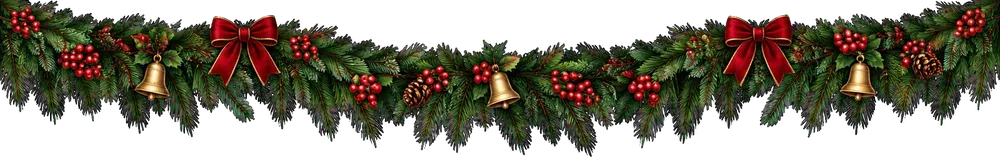
#> input picture assets/art/garland-top.webp, 1000 x 158 px, shrunk from 1600 x 252 before the run
$ python dekey.py ../assets/art/garland-top.webp
#> lines starting #> are read from the running program, lines starting #| are printed output that depends on the picture; after the words box and inside, x2 and y2 are one past the last pixel; in counts of white or black regions, pixels touching at a corner belong together
#!/usr/bin/env python3
"""Tách nền cho ảnh do model ảnh sinh ra.

Model không xuất alpha thật — nó *vẽ* hoạ tiết ca-rô giả-trong-suốt, cạnh ô
thường lẻ nên không dò được theo pha. Ở đây nền được nhận bằng dấu hiệu cục bộ:
trong một cửa sổ nhỏ, vùng ca-rô luôn có đủ cả hai sắc xám đặc trưng, còn mảng
phẳng của vật thể (lông kem, cổ tất trắng) thì không. Vùng nào mang dấu hiệu đó
và nối được ra mép ảnh mới bị coi là nền; phần còn lại lấp lỗ, làm mịn rìa.
"""
import sys
import numpy as np
from PIL import Image, ImageFilter
from scipy import ndimage


def guess_tile(g):
    """Cạnh ô ca-rô (xấp xỉ) từ khoảng cách giữa các chỗ đổi sắc."""
    h, w = g.shape
    lines = [g[2, :], g[6, :], g[h - 3, :], g[h - 7, :], g[:, 2], g[:, 6], g[:, w - 3], g[:, w - 7]]
    runs = []
    for line in lines:
        idx = np.flatnonzero(np.abs(np.diff(line.astype(np.float32))) > 2.5)
        if len(idx) < 3:
            continue
        r = np.diff(idx)
        runs.append(r[(r > 3) & (r < 200)])
    if not runs:
        return None
    runs = np.concatenate(runs)
    if len(runs) < 6:
        return None
    return int(np.median(runs))


def two_levels(g, chroma, tile):
    """Hai sắc xám của ca-rô: hai đỉnh lớn nhất trong histogram vùng ít màu."""
    v = g[(chroma < 14)]
    if v.size < 1000:
        return None
    hist, edges = np.histogram(v, bins=128, range=(0, 256))
    hist = ndimage.uniform_filter1d(hist.astype(np.float32), 3)
    order = np.argsort(hist)[::-1]
    peaks = []
    for i in order:
        c = (edges[i] + edges[i + 1]) / 2
        if all(abs(c - p) > 8 for p in peaks):
            peaks.append(float(c))
        if len(peaks) == 2:
            break
    if len(peaks) < 2 or hist[order[0]] < v.size * 0.02:
        return None
    lo, hi = sorted(peaks)
    return (lo, hi) if hi - lo > 8 else None


def chroma_key(im, tol=90):
    """Nền một màu rực (magenta): khoá theo màu, có khử ám màu ở rìa."""
    a = np.array(im.convert('RGB')).astype(np.float32)
    ring = np.concatenate([a[:3].reshape(-1, 3), a[-3:].reshape(-1, 3),
                           a[:, :3].reshape(-1, 3), a[:, -3:].reshape(-1, 3)])
    bg = np.median(ring, 0)
    if bg.max() - bg.min() < 60:
        return None
    d = np.sqrt(((a - bg) ** 2).sum(2))
    alpha = np.clip((d - tol * 0.45) / (tol * 0.9), 0, 1)
    solid = alpha > 0.85
    solid = ndimage.binary_opening(solid, np.ones((3, 3)))
    lab, n = ndimage.label(solid)
    if n:
        sizes = ndimage.sum(solid, lab, range(1, n + 1))
        solid = np.isin(lab, np.flatnonzero(sizes > max(40.0, sizes.max() * 0.0008)) + 1)
    near = ndimage.binary_dilation(solid, np.ones((3, 3)), iterations=3)
    alpha = np.where(near, alpha, 0.0)
    # khử ám ở rìa bán trong suốt
    rgb = a.copy()
    m = (alpha > 0.05) & (alpha < 0.98)
    if m.any():
        k = alpha[m][:, None]
        rgb[m] = np.clip((a[m] - bg * (1 - k)) / np.maximum(k, 0.25), 0, 255)
    # khử ám màu phông bám vào vật thể (đầu lá thông ánh tím): chỉ động vào
    # pixel có sắc màu gần sắc của phông, nên quả mọng đỏ không bị ảnh hưởng
    order = np.argsort(bg)
    lowc, hi1, hi2 = int(order[0]), int(order[1]), int(order[2])
    import colorsys
    key_h = colorsys.rgb_to_hsv(*(bg / 255.0))[0] * 360.0
    mx = rgb.max(2); mn = rgb.min(2)
    sat = np.where(mx > 0, (mx - mn) / np.maximum(mx, 1e-3), 0)
    hsv_h = np.zeros_like(mx)
    r, g, b = rgb[:, :, 0], rgb[:, :, 1], rgb[:, :, 2]
    delta = np.maximum(mx - mn, 1e-6)
    hsv_h = np.where(mx == r, ((g - b) / delta) % 6,
            np.where(mx == g, ((b - r) / delta) + 2, ((r - g) / delta) + 4)) * 60.0
    dh = np.abs((hsv_h - key_h + 180) % 360 - 180)
    near = (dh < 50) & (sat > 0.10)
    clamp = np.minimum(rgb[:, :, hi1], rgb[:, :, lowc])
    rgb[:, :, hi1] = np.where(near, clamp, rgb[:, :, hi1])
    clamp2 = np.minimum(rgb[:, :, hi2], rgb[:, :, lowc])
    rgb[:, :, hi2] = np.where(near, clamp2, rgb[:, :, hi2])
    return np.dstack([rgb, alpha * 255]).astype(np.uint8)


def background_mask(im):
    a = np.array(im.convert('RGB')).astype(np.float32)
    g = a.mean(2)
    chroma = a.max(2) - a.min(2)
    h, w = g.shape
    cand = np.zeros((h, w), bool)

    tile = guess_tile(g) or 16
    lv = two_levels(g, chroma, tile)
    if lv:
        dark, light = lv
        win = int(max(5, round(tile * 2.2)) | 1)
        lmin = ndimage.minimum_filter(g, win)
        lmax = ndimage.maximum_filter(g, win)
        tol = max(9.0, (light - dark) * 0.35)
        cand |= (np.abs(lmax - light) < tol) & (np.abs(lmin - dark) < tol) & (chroma < 26)

    # viền khung đặc màu: chỉ xét sát mép ảnh
    ring = np.concatenate([a[:2].reshape(-1, 3), a[-2:].reshape(-1, 3),
                           a[:, :2].reshape(-1, 3), a[:, -2:].reshape(-1, 3)])
    rc = np.median(ring, 0)
    band = np.zeros((h, w), bool)
    b = max(4, int(min(h, w) * 0.04))
    band[:b] = band[-b:] = True
    band[:, :b] = band[:, -b:] = True
    cand |= band & (np.sqrt(((a - rc) ** 2).sum(2)) < 20)

    cand = ndimage.binary_closing(cand, np.ones((3, 3)), border_value=1)
    seed = np.zeros((h, w), bool)
    seed[0] = seed[-1] = True
    seed[:, 0] = seed[:, -1] = True
    seed &= cand
    if not seed.any():
        return None
    lab, _ = ndimage.label(cand)
    keep = np.unique(lab[seed & (lab > 0)])
    bg = np.isin(lab, keep[keep > 0])
    # cửa sổ min/max ăn lẹm vào vật thể khoảng nửa cửa sổ -> nhả lại
    bg = ndimage.binary_erosion(bg, np.ones((3, 3)), iterations=max(1, tile // 3), border_value=1)
    return bg


def fill_small_holes(mask, max_frac=0.0015):
    """Lấp lỗ nhỏ (ô ca-rô lọt vào trong vật thể) nhưng GIỮ khoảng hở lớn
    giữa các nhánh lá — nếu lấp hết thì cành thông sẽ dính một mảng trắng."""
    filled = ndimage.binary_fill_holes(mask)
    holes = filled & ~mask
    lab, n = ndimage.label(holes)
    if not n:
        return filled
    sizes = ndimage.sum(holes, lab, range(1, n + 1))
    lim = mask.size * max_frac
    keep = np.flatnonzero(sizes <= lim) + 1
    return mask | np.isin(lab, keep)


def subject_mask(im):
    bg = background_mask(im)
    if bg is None:
        return None
    subj = fill_small_holes(~bg)
    subj = ndimage.binary_opening(subj, np.ones((3, 3)))
    subj = fill_small_holes(subj)
    lab, n = ndimage.label(subj)
    if n:
        sizes = ndimage.sum(subj, lab, range(1, n + 1))
        subj = np.isin(lab, np.flatnonzero(sizes > max(60.0, sizes.max() * 0.0015)) + 1)
    # bỏ mẩu nền xám còn sót lại giữa các nhánh: nhỏ, xám nhạt, không có màu
    a = np.array(im.convert('RGB')).astype(np.float32)
    chroma = a.max(2) - a.min(2)
    lab, n = ndimage.label(subj)
    if n > 1:
        sizes = ndimage.sum(subj, lab, range(1, n + 1))
        big = sizes.max()
        meanchroma = ndimage.mean(chroma, lab, range(1, n + 1))
        drop = [i + 1 for i in range(n) if sizes[i] < big * 0.06 and meanchroma[i] < 22]
        if drop:
            subj = subj & ~np.isin(lab, drop)
    f = subj.mean()
    return None if (f < 0.004 or f > 0.95) else subj


def refine(im, subj, tile):
    """Gọt vành trắng còn sót quanh vật thể: trong vành biên, pixel nào vẫn mang
    đúng sắc của ô ca-rô *và* nằm cạnh vùng có đủ hai sắc thì cắt bỏ."""
    a = np.array(im.convert('RGB')).astype(np.float32)
    g = a.mean(2)
    chroma = a.max(2) - a.min(2)
    lv = two_levels(g, chroma, tile)
    if not lv:
        return subj
    dark, light = lv
    win = int(max(5, tile + 3) | 1)
    lmin = ndimage.minimum_filter(g, win)
    lmax = ndimage.maximum_filter(g, win)
    tol = max(9.0, (light - dark) * 0.35)
    bimodal = (np.abs(lmax - light) < tol) & (np.abs(lmin - dark) < tol)
    ring = subj & ~ndimage.binary_erosion(
        subj, np.ones((3, 3)), iterations=max(2, int(tile * 1.2)), border_value=1)
    bgish = (chroma < 24) & ((np.abs(g - light) < 10) | (np.abs(g - dark) < 10))
    return subj & ~(ring & bgish & bimodal)


def cut(path, out, feather=0.8):
#> called with path = '../assets/art/garland-top.webp', out = '../assets/art/garland-top.webp', feather = 0.8
    im = Image.open(path).convert('RGB')
    ck = chroma_key(im)
#> in chroma_key, `bg = np.median(ring, 0)`: bg = [0, 0, 0]
    if ck is not None:
        Image.fromarray(ck, 'RGBA').save(out, optimize=True)
        return float((ck[:, :, 3] > 128).mean())
    subj = subject_mask(im)
#> in background_mask, `chroma = a.max(2) - a.min(2)`:
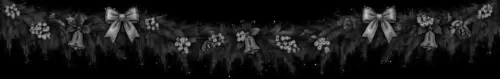
#> chroma: shape (158, 1000) float32 (shown at 1/2 size); min 0, max 198, mean 24
#> the loop in guess_tile, `for line in lines:` made 8 passes
#> after the loop in guess_tile, `for line in lines:`: runs = 8 items
#> in guess_tile, `runs = np.concatenate(runs)`: runs = 38 values, max 57 at index 10, min 4 at index 0, mean 11.92
#> in background_mask, `tile = guess_tile(g) or 16`: tile = 8
#> in two_levels, `hist, edges = np.histogram(v, bins=128, range=(0, 256))`: hist = 128 values, max 48867 at index 0, min 0 at index 70, mean 625.7; edges = 129 values from 0 to 256
#> in two_levels, `hist = ndimage.uniform_filter1d(hist.astype(np.float32), 3)`: hist = 128 values, max 33265.7 at index 0, min 0.333 at index 103, mean 625.7
#> in two_levels, `order = np.argsort(hist)[::-1]`: order = 128 values, max 127 at index 62, min 0 at index 0, mean 63.5
#> the loop in two_levels, `for i in order:` made 5 passes
#> c on passes 1 to 4: 1, 3, 5, 7
#> after the loop in two_levels, `for i in order:`: peaks = [1, 25]
#> in two_levels, `lo, hi = sorted(peaks)`: lo = 1; hi = 25
#> in background_mask, `lv = two_levels(g, chroma, tile)`: lv = (1, 25)
#> in background_mask, `dark, light = lv`: dark = 1; light = 25
#> in background_mask, `win = int(max(5, round(tile * 2.2)) | 1)`: win = 19
#> in background_mask, `lmax = ndimage.maximum_filter(g, win)`:
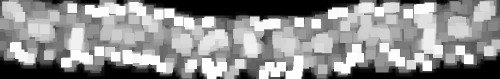
#> lmax: shape (158, 1000) float32 (shown at 1/2 size); min 0, max 255, mean 142.1
#> in background_mask, `tol = max(9.0, (light - dark) * 0.35)`: tol = 9
#> in background_mask, `cand |= (np.abs(lmax - light) < tol) & (np.abs(lmin - dark) < tol) & (..`:
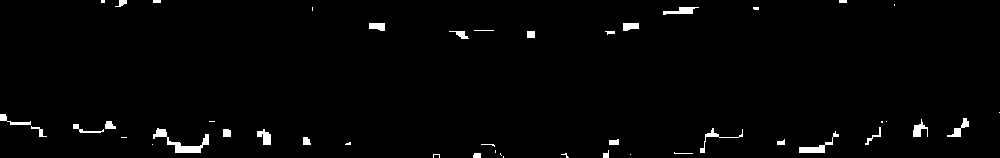
#> cand: shape (158, 1000) bool; 1.7% white; 46 white regions (18 under 20 px), largest, box (x1, y1, x2, y2) and area: (153, 128, 209, 153) 408, (799, 131, 839, 153) 220, (663, 7, 699, 15) 157
#> in background_mask, `rc = np.median(ring, 0)`: rc = [0, 0, 0]
#> in background_mask, `lab, _ = ndimage.label(cand)`:
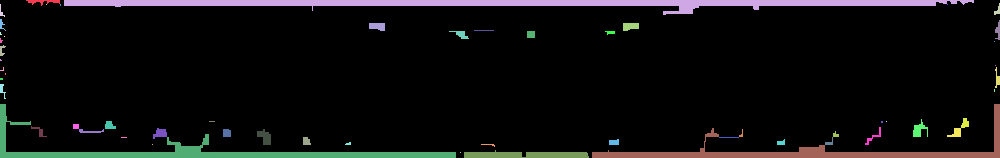
#> lab: shape (158, 1000) int32; 60 distinct labels, from 0 to 59; one colour per label, 0 black
#> in background_mask, `keep = np.unique(lab[seed & (lab > 0)])`: keep = 17 values from 1 to 58
#> in fill_small_holes, `lab, n = ndimage.label(holes)`: n = 1
#> in fill_small_holes, `sizes = ndimage.sum(holes, lab, range(1, n + 1))`: sizes = [6]
#> in fill_small_holes, `keep = np.flatnonzero(sizes <= lim) + 1`: keep = [1]
#> in subject_mask, `lab, n = ndimage.label(subj)`: n = 1
#> in subject_mask, `sizes = ndimage.sum(subj, lab, range(1, n + 1))`: sizes = [149858]
#> in subject_mask, `f = subj.mean()`: f = 0.948
    if subj is None:
        print(f'  ! {path}: không nhận ra nền', file=sys.stderr)
        return None
    g = np.array(im).astype(np.float32).mean(2)
    subj = refine(im, subj, guess_tile(g) or 16)
#> the loop in guess_tile (call 2), `for line in lines:` made 8 passes
#> the loop in two_levels (call 2), `for i in order:` made 5 passes
#> in refine, `lv = two_levels(g, chroma, tile)`: lv = (1, 25)
#> in refine, `dark, light = lv`: dark = 1; light = 25
#> in refine, `lmax = ndimage.maximum_filter(g, win)`:
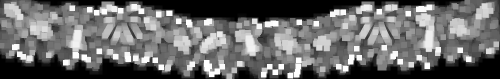
#> lmax: shape (158, 1000) float32 (shown at 1/2 size); min 0, max 255, mean 105.2
#> in refine, `tol = max(9.0, (light - dark) * 0.35)`: tol = 9
    subj = fill_small_holes(subj)
    alpha = np.array(Image.fromarray((subj * 255).astype(np.uint8))
                     .filter(ImageFilter.GaussianBlur(feather))).astype(np.float32)
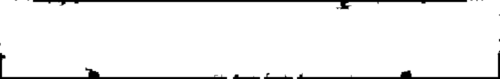
#> alpha: shape (158, 1000) float32 (shown at 1/2 size); min 0, max 255, mean 240.8
    alpha = np.clip((alpha - 70) * (255.0 / 140.0), 0, 255)
    Image.fromarray(np.dstack([np.array(im), alpha.astype(np.uint8)]), 'RGBA').save(out, optimize=True)
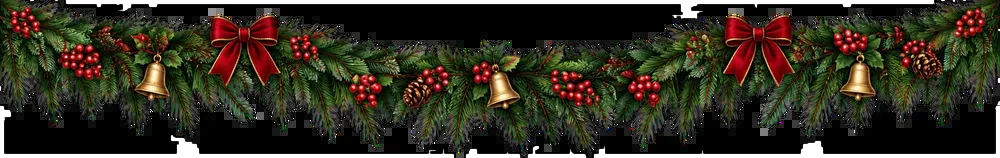
#> saved as garland-top.webp: PIL image 1000x158 RGBA; mean R, G, B, A 39.3, 34.8, 21.7, 240.4; transparent parts drawn white
    return float((alpha > 128).mean())


if __name__ == '__main__':
    for p in sys.argv[1:]:
        r = cut(p, p.replace('.png', '-cut.png'))
#> r = 0.944
        print(f'{p}: subject={r if r is None else round(r, 3)}')
#| ../assets/art/garland-top.webp: subject=0.944

$ run again, on assets/art/pet-cat2.webp
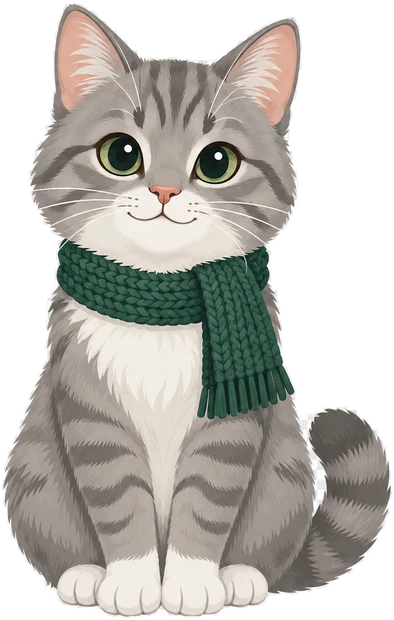
#> input picture assets/art/pet-cat2.webp, 394 x 620 px
#> in chroma_key, `bg = np.median(ring, 0)`: bg = [0, 0, 0]
#> the loop in guess_tile, `for line in lines:` made 8 passes
#> after the loop in guess_tile, `for line in lines:`: runs = [[8, 4, 8], [9, 4, 8], [8, 7, 8, 10, 8, 9, 4, 4, 5, 5], [8, 8, 8, 4, 4, 12, 7, 8, 4, 4, 8, 8, 8], [8, 8, 7, 6, 7, 4, 8, 8, 8], [4, 4, 4, 6, 5], [8, 192, 24, 168, 8, 8, 4, 4, 5, 6, 4, 8, 8], [8, 192, 24, 168, 8, 6, 6, 6, 5, 8]]
#> in guess_tile, `runs = np.concatenate(runs)`: runs = 66 values, max 192 at index 44, min 4 at index 1, mean 17.65
#> tile = 8
#> in two_levels, `hist, edges = np.histogram(v, bins=128, range=(0, 256))`: hist = 128 values, max 70334 at index 0, min 2 at index 20, mean 937.9; edges = 129 values from 0 to 256
#> in two_levels, `hist = ndimage.uniform_filter1d(hist.astype(np.float32), 3)`: hist = 128 values, max 46900.7 at index 0, min 3.33 at index 19, mean 937.9
#> order = 128 values, max 127 at index 2, min 0 at index 0, mean 63.5
#> the loop in two_levels, `for i in order:` made 3 passes
#> c on passes 1 to 2: 1, 3
#> after the loop in two_levels, `for i in order:`: peaks = [1, 255]
#> lo = 1; hi = 255
#> in background_mask, `lv = two_levels(g, chroma, tile)`: lv = (1, 255)
#> in background_mask, `dark, light = lv`: dark = 1; light = 255
#> win = 19
#> in background_mask, `tol = max(9.0, (light - dark) * 0.35)`: tol = 88.9
#> in background_mask, `cand |= (np.abs(lmax - light) < tol) & (np.abs(lmin - dark) < tol) & (..`:
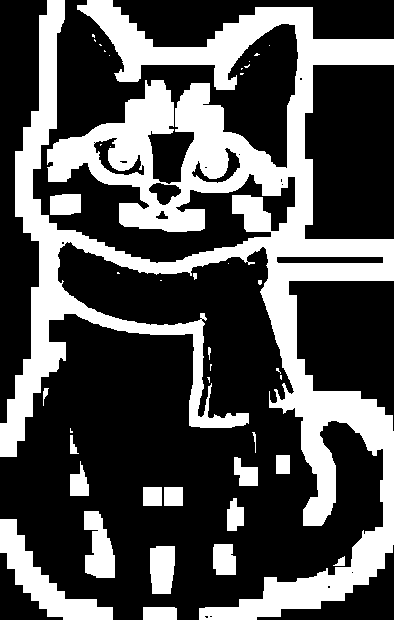
#> cand: shape (620, 394) bool; 31.8% white; 41 white regions (22 under 20 px), largest, box (x1, y1, x2, y2) and area: (0, 0, 394, 620) 67255, (0, 519, 113, 620) 3480, (84, 511, 115, 578) 1443
#> rc = [0, 0, 0]
#> seed: shape (620, 394) bool; 0.77% white in thin lines or dots
#> in background_mask, `keep = np.unique(lab[seed & (lab > 0)])`: keep = [1, 28, 31]
#> filled: shape (620, 394) bool; 70.4% white; 3 black regions, box (x1, y1, x2, y2) and area: (0, 0, 394, 620) 67798, (0, 521, 111, 620) 4237, (145, 609, 175, 620) 328
#> mask: shape (620, 394) bool; 70.1% white; 4 black regions, box (x1, y1, x2, y2) and area: (0, 0, 394, 620) 67798, (0, 521, 111, 620) 4237, (234, 197, 269, 230) 774, (145, 609, 175, 620) 328
#> holes: shape (620, 394) bool; 0.32% white; 1 white region, box (x1, y1, x2, y2) and area: (234, 197, 269, 230) 774
#> in fill_small_holes, `lab, n = ndimage.label(holes)`: n = 1
#> in fill_small_holes, `sizes = ndimage.sum(holes, lab, range(1, n + 1))`: sizes = [774]
#> in fill_small_holes, `keep = np.flatnonzero(sizes <= lim) + 1`: keep = empty array
#> in subject_mask, `lab, n = ndimage.label(subj)`: n = 15
#> in subject_mask, `sizes = ndimage.sum(subj, lab, range(1, n + 1))`: sizes = [32768, 3408, 3144, 1960, 13004, 2702, 987, 857, 139, 3384, 96319, 1099, 9740, 1152, 480]
#> in subject_mask, `lab, n = ndimage.label(subj)`: n = 14
#> in subject_mask, `sizes = ndimage.sum(subj, lab, range(1, n + 1))`: sizes = [32768, 3408, 3144, 1960, 13004, 2702, 987, 857, 3384, 96319, 1099, 9740, 1152, 480]
#> big = 96319
#> meanchroma = [24.07, 0, 0, 0, 0.00123, 25.7, 29.6, 31.05, 0, 18.59, 0, 0, 0.0278, 0]
#> drop = [2, 3, 4, 9, 11, 13, 14]
#> f = 0.64
#> the loop in guess_tile (call 2), `for line in lines:` made 8 passes
#> the loop in two_levels (call 2), `for i in order:` made 3 passes
#> in refine, `lv = two_levels(g, chroma, tile)`: lv = (1, 255)
#> in refine, `dark, light = lv`: dark = 1; light = 255
#> in refine, `tol = max(9.0, (light - dark) * 0.35)`: tol = 88.9
#> bimodal: shape (620, 394) bool; 20.4% white; 29 white regions (2 under 20 px), largest, box (x1, y1, x2, y2) and area: (0, 0, 394, 620) 33986, (54, 103, 281, 228) 7985, (0, 523, 109, 620) 2056
#> ring: shape (620, 394) bool; 22.4% white; 9 white regions, largest, box (x1, y1, x2, y2) and area: (0, 241, 385, 620) 20514, (31, 0, 300, 264) 19724, (303, 63, 381, 241) 4428
#> bgish: shape (620, 394) bool; 32.2% white; 309 white regions (271 under 20 px), largest, box (x1, y1, x2, y2) and area: (87, 0, 394, 490) 49809, (0, 0, 58, 460) 17696, (199, 496, 394, 620) 5691
#> filled: shape (620, 394) bool; 64.3% white; 3 black regions, box (x1, y1, x2, y2) and area: (0, 0, 394, 620) 82175, (0, 521, 111, 620) 4717, (145, 609, 175, 620) 328
#> holes: shape (620, 394) bool; 0.34% white; 32 white regions (31 under 20 px), largest, box (x1, y1, x2, y2) and area: (234, 197, 269, 230) 774
#> in cut, `Image.fromarray(np.dstack([np.array(im), alpha.astype(np.uint8)]), 'RG..`:
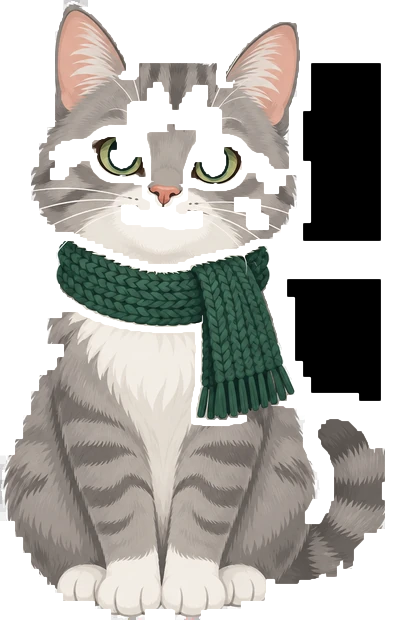
#> saved as pet-cat2.webp: PIL image 394x620 RGBA; mean R, G, B, A 116.4, 113.8, 108.1, 162.5; transparent parts drawn white
#> r = 0.64
#| ../assets/art/pet-cat2.webp: subject=0.64
